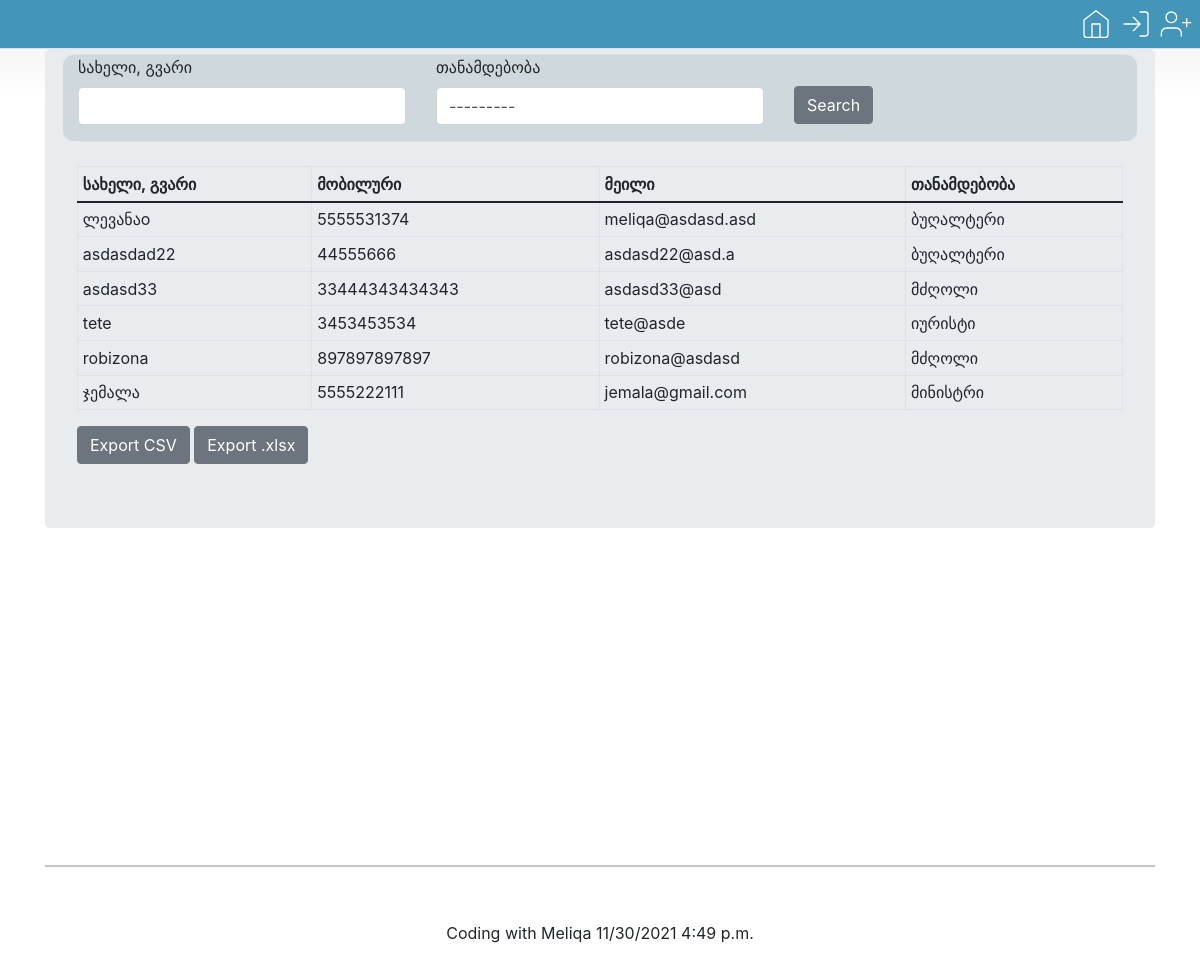
The page / on the database its author committed.
### employee_register/models.py (models this page shows)
class Employee(models.Model):
    fullname = models.CharField(max_length = 100)
    email = models.CharField(max_length = 100)
    mobile = models.CharField(max_length = 15)
    position = models.ForeignKey(Position, on_delete=models.CASCADE)

class Position(models.Model):
    title = models.CharField(max_length = 50)
    def __str__(self):
        return self.title

### employee_register/views.py (the view)
# urls.py: path('', employee_list, name = "employee_list"),
def employee_list(request):
    emp = Employee.objects.all()
    myFilter = OrderFilter(request.GET, queryset=Employee.objects.all())
    emp = myFilter.qs
    context = {'employee_list': emp, 'myFilter': myFilter}
    return render(request, 'employee_register/employee_list.html', context)

### employee_register/templates/employee_register/employee_list.html (shortened to what this page needs)
<!DOCTYPE html>
{% extends 'base.html' %}
{% load crispy_forms_tags %}
{% block content %}
<body>
    <div class="container" style="font-size: medium;">
        <div class="col-md-20">
            <div class="jumbotron" style="padding-top: 5px;">
                <div class="row">
                    <div class="col">
                        <div class="card cadr-body">
                            <form action="" method="GET">
                                <div class="row" style="background-color: #CFD8DC; border-radius: 10px;" >
                                    <div class="col-md-4">
                                        {{myFilter.form.fullname|as_crispy_field}}
                                    </div>
                                    <div class="col-md-4">
                                        {{myFilter.form.position|as_crispy_field}}
                                    </div>
                                    <div class="col-md-2" style="border-top-width: 10px; margin-top: 31px;">
                                        <button class="btn btn-secondary" type="submit">Search</button>
                                    </div>
                                </div>
                            </form>
                        </div>
                    </div>
                </div>
                <br>
                <table class="table table-bordered table-sm">
                    <thead class="border-bottom font-weight-bold">
                        <tr>
                            <td>სახელი, გვარი</td>
                            <td>მობილური</td>
                            <td>მეილი</td>
                            <td>თანამდებობა</td>
                        </tr>
                    </thead>
                    <tbody>
                        {% for emp in employee_list %}
                            <tr>
                                <td>{{emp.fullname}}</td>
                                <td>{{emp.mobile}}</td>
                                <td>{{emp.email}}</td>
                                <td>{{emp.position}}</td>
                            </tr>
                        {% endfor %}
                    </tbody>
                </table>
                <div class="col-ld-2" >
                    <a class="btn btn-secondary" href="{% url 'export-csv' %}">Export CSV</a>
                    <a class="btn btn-secondary" href="{% url 'export-excel' %}">Export .xlsx</a>
                </div>
            </div>
        </div>
    </div>
</body>
{% endblock content %}

### templates/snippets/header.html (style rules this page uses)
@media (min-width: 768px) { html { font-size: 16px; } }
body { background-image: linear-gradient(180deg, #eee, #fff 100px, #fff); }
.container { max-width: 960px; }

### rows shown on the page
Employee: fullname "ლევანაo", mobile "5555531374", email "meliqa@asdasd.asd", position "ბუღალტერი"
Employee: fullname "asdasdad22", mobile "44555666", email "asdasd22@asd.a", position "ბუღალტერი"
Employee: fullname "asdasd33", mobile "33444343434343", email "asdasd33@asd", position "მძღოლი"
Employee: fullname "tete", mobile "3453453534", email "tete@asde", position "იურისტი"
Employee: fullname "robizona", mobile "897897897897", email "robizona@asdasd", position "მძღოლი"
Employee: fullname "ჯემალა", mobile "5555222111", email "jemala@gmail.com", position "მინისტრი"
